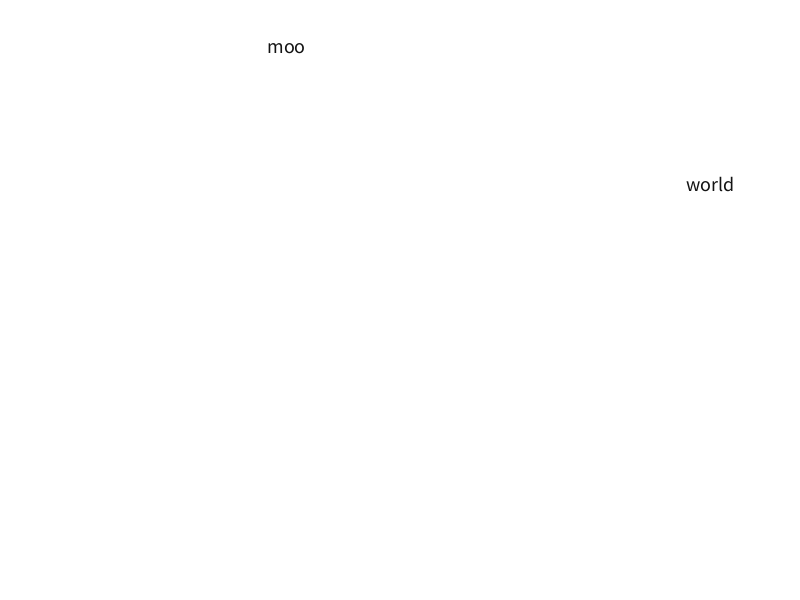
Frame 1 (no input)
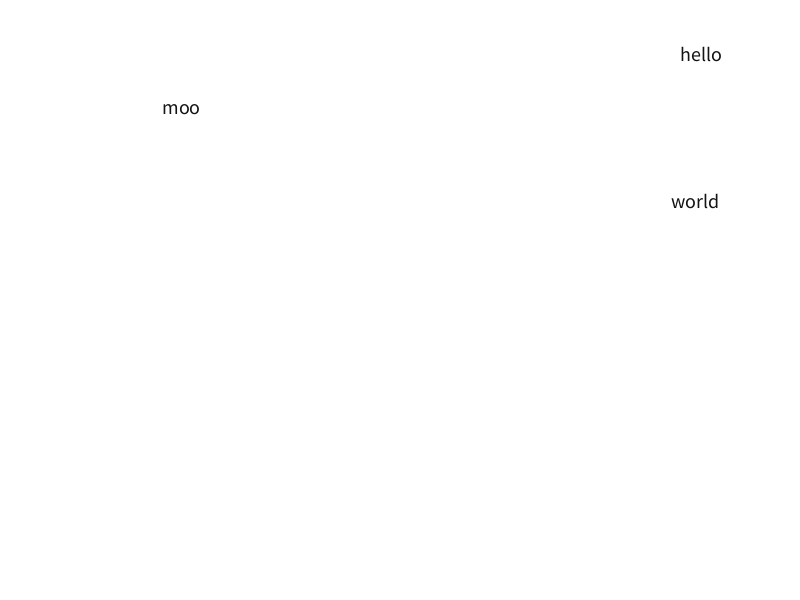
Frame 60 (the mouse pressed at the canvas centre just before this capture)
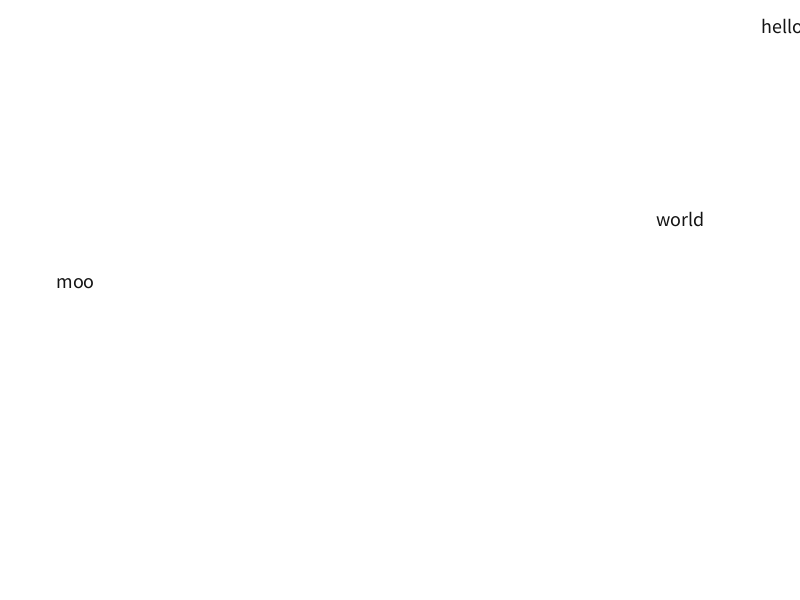
Frame 120 (the mouse held since frame 60 and released just before this capture)

The Processing sketch that drew these frames (run headless with seeded random() and noise(); from frame 60 on, the mouse is pressed at the canvas centre):

// Processing sketch: processing_90892
// ── processing_90892.pde

Word myWord[];

String[] word = {"hello","world","moo"};

int wordCount = word.length;

void setup() {
  size(800, 600);
  myWord = new Word [wordCount];
  for (int i=0;i<word.length;i++){
  myWord[i] = new Word(word[i], 20, 20, random(0, width), random(0, height), random(-3, 3), random(-3,3));//(blahWord_,wSize_,iColor_,xPos_,yPos_,wSpeed_)
  }
}

void draw() {
  background(255);//needs to be before the for loop or else will get factored into the loop, making it appear as if only the last instance is working
  for (int i=0;i<myWord.length;i++){
  myWord[i].move();
  myWord[i].display();
  }
}

//the Word class and its attributes
class Word {
  //int wordNum; //saving for later use
  String blahWord;
  float wSize;
  color iColor;
  float xPos;
  float yPos;
  float xSpeed;
  float ySpeed;

//establishing the conditions
  Word(String blahWord_, float wSize_, color iColor_, float xPos_, float yPos_, float xSpeed_, float ySpeed_) {
    //wordNum = wordNum_; //saving for later use
    blahWord = blahWord_;
    wSize = wSize_;
    iColor = iColor_;
    xPos = xPos_;
    yPos = yPos_;
    xSpeed = xSpeed_;
    ySpeed = ySpeed_;
  }

//one of the functions that will be performed
  void move() {
    xPos=xPos+xSpeed;
    yPos=yPos+ySpeed;
    
//has the movement to "bounce" back when it reaches the limits of the canvas
//the words' boundaries are marked by the bottom left point of where the word starts, so it's not until that point hits the boundaries that the word will "bounce"
    if (xPos>=width || xPos<=0) {
      xSpeed = xSpeed*-1;
    }
    if (yPos>=height || yPos<=0) {
      ySpeed = ySpeed*-1;
    }
  }
  
//another function to display the string
  void display() {
   // pushMatrix(); //saving for later use
    textSize(wSize);
    text(blahWord, xPos, yPos);
    fill(iColor);
   // popMatrix(); //saving for later use
  }
}
